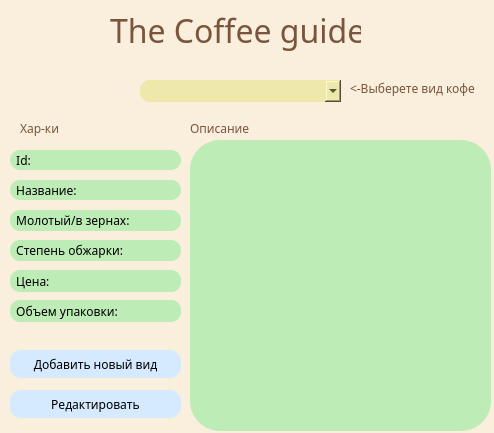
<?xml version="1.0" encoding="UTF-8"?>
<ui version="4.0">
 <class>Form</class>
 <widget class="QWidget" name="Form">
  <property name="geometry">
   <rect>
    <x>0</x>
    <y>0</y>
    <width>494</width>
    <height>433</height>
   </rect>
  </property>
  <property name="minimumSize">
   <size>
    <width>494</width>
    <height>433</height>
   </size>
  </property>
  <property name="maximumSize">
   <size>
    <width>494</width>
    <height>433</height>
   </size>
  </property>
  <property name="font">
   <font>
    <family>Vivaldi</family>
    <italic>true</italic>
   </font>
  </property>
  <property name="windowTitle">
   <string>Form</string>
  </property>
  <property name="styleSheet">
   <string notr="true">
background-color:#FAEEDD;</string>
  </property>
  <widget class="QLabel" name="label">
   <property name="geometry">
    <rect>
     <x>110</x>
     <y>0</y>
     <width>251</width>
     <height>61</height>
    </rect>
   </property>
   <property name="font">
    <font>
     <family>Vladimir Script</family>
     <pointsize>24</pointsize>
     <weight>50</weight>
     <bold>false</bold>
    </font>
   </property>
   <property name="styleSheet">
    <string notr="true">color: #79553D;</string>
   </property>
   <property name="text">
    <string>The Coffee guide</string>
   </property>
  </widget>
  <widget class="QComboBox" name="comboBox">
   <property name="geometry">
    <rect>
     <x>140</x>
     <y>80</y>
     <width>201</width>
     <height>22</height>
    </rect>
   </property>
   <property name="font">
    <font>
     <family>Segoe UI Light</family>
    </font>
   </property>
   <property name="styleSheet">
    <string notr="true">border-radius:10px;
background-color: #EEE8AA;</string>
   </property>
   <property name="currentText">
    <string/>
   </property>
   <property name="placeholderText">
    <string>Выберете вид кофе</string>
   </property>
  </widget>
  <widget class="QTextBrowser" name="textBrowser">
   <property name="enabled">
    <bool>true</bool>
   </property>
   <property name="geometry">
    <rect>
     <x>190</x>
     <y>140</y>
     <width>301</width>
     <height>291</height>
    </rect>
   </property>
   <property name="font">
    <font>
     <family>Segoe Print</family>
     <pointsize>8</pointsize>
    </font>
   </property>
   <property name="styleSheet">
    <string notr="true">border-radius:30px;
background-color: #BDECB6;
color:#000000;
</string>
   </property>
   <property name="html">
    <string>&lt;!DOCTYPE HTML PUBLIC &quot;-//W3C//DTD HTML 4.0//EN&quot; &quot;http://www.w3.org/TR/REC-html40/strict.dtd&quot;&gt;
&lt;html&gt;&lt;head&gt;&lt;meta name=&quot;qrichtext&quot; content=&quot;1&quot; /&gt;&lt;style type=&quot;text/css&quot;&gt;
p, li { white-space: pre-wrap; }
&lt;/style&gt;&lt;/head&gt;&lt;body style=&quot; font-family:'Segoe Print'; font-size:8pt; font-weight:400; font-style:normal;&quot;&gt;
&lt;p style=&quot;-qt-paragraph-type:empty; margin-top:0px; margin-bottom:0px; margin-left:0px; margin-right:0px; -qt-block-indent:0; text-indent:0px; font-size:7.8pt;&quot;&gt;&lt;br /&gt;&lt;/p&gt;&lt;/body&gt;&lt;/html&gt;</string>
   </property>
  </widget>
  <widget class="QLabel" name="label_2">
   <property name="enabled">
    <bool>true</bool>
   </property>
   <property name="geometry">
    <rect>
     <x>190</x>
     <y>120</y>
     <width>81</width>
     <height>16</height>
    </rect>
   </property>
   <property name="font">
    <font>
     <family>Yu Gothic UI Semilight</family>
    </font>
   </property>
   <property name="styleSheet">
    <string notr="true">color: #79553D;</string>
   </property>
   <property name="text">
    <string>Описание</string>
   </property>
  </widget>
  <widget class="QLabel" name="price_label">
   <property name="enabled">
    <bool>true</bool>
   </property>
   <property name="geometry">
    <rect>
     <x>10</x>
     <y>270</y>
     <width>171</width>
     <height>22</height>
    </rect>
   </property>
   <property name="font">
    <font>
     <family>Segoe UI Light</family>
    </font>
   </property>
   <property name="styleSheet">
    <string notr="true">border-radius:10px;
background-color: #BDECB6;
color:#000000;
</string>
   </property>
   <property name="text">
    <string>  Цена:</string>
   </property>
  </widget>
  <widget class="QLabel" name="z_label">
   <property name="enabled">
    <bool>true</bool>
   </property>
   <property name="geometry">
    <rect>
     <x>10</x>
     <y>210</y>
     <width>171</width>
     <height>21</height>
    </rect>
   </property>
   <property name="font">
    <font>
     <family>Segoe UI Light</family>
    </font>
   </property>
   <property name="styleSheet">
    <string notr="true">border-radius:10px;
background-color: #BDECB6;
color:#000000;
</string>
   </property>
   <property name="text">
    <string>  Молотый/в зернах:</string>
   </property>
  </widget>
  <widget class="QLabel" name="so_label">
   <property name="enabled">
    <bool>true</bool>
   </property>
   <property name="geometry">
    <rect>
     <x>10</x>
     <y>240</y>
     <width>171</width>
     <height>21</height>
    </rect>
   </property>
   <property name="font">
    <font>
     <family>Segoe UI Light</family>
    </font>
   </property>
   <property name="styleSheet">
    <string notr="true">border-radius:10px;
background-color: #BDECB6;
color:#000000;
</string>
   </property>
   <property name="text">
    <string>  Степень обжарки:</string>
   </property>
  </widget>
  <widget class="QLabel" name="id_label">
   <property name="enabled">
    <bool>true</bool>
   </property>
   <property name="geometry">
    <rect>
     <x>10</x>
     <y>150</y>
     <width>171</width>
     <height>20</height>
    </rect>
   </property>
   <property name="font">
    <font>
     <family>Segoe UI Light</family>
    </font>
   </property>
   <property name="styleSheet">
    <string notr="true">border-radius:10px;
background-color: #BDECB6;
color:#000000;
</string>
   </property>
   <property name="text">
    <string>  Id:</string>
   </property>
  </widget>
  <widget class="QLabel" name="name_label">
   <property name="enabled">
    <bool>true</bool>
   </property>
   <property name="geometry">
    <rect>
     <x>10</x>
     <y>180</y>
     <width>171</width>
     <height>20</height>
    </rect>
   </property>
   <property name="font">
    <font>
     <family>Segoe UI Light</family>
    </font>
   </property>
   <property name="styleSheet">
    <string notr="true">border-radius:10px;
background-color: #BDECB6;
color:#000000;
</string>
   </property>
   <property name="text">
    <string>  Название:</string>
   </property>
  </widget>
  <widget class="QLabel" name="o_label">
   <property name="enabled">
    <bool>true</bool>
   </property>
   <property name="geometry">
    <rect>
     <x>10</x>
     <y>300</y>
     <width>171</width>
     <height>22</height>
    </rect>
   </property>
   <property name="font">
    <font>
     <family>Segoe UI Light</family>
    </font>
   </property>
   <property name="styleSheet">
    <string notr="true">border-radius:10px;
background-color: #BDECB6;
color:#000000;
</string>
   </property>
   <property name="text">
    <string>  Объем упаковки:</string>
   </property>
  </widget>
  <widget class="QLabel" name="label_3">
   <property name="enabled">
    <bool>true</bool>
   </property>
   <property name="geometry">
    <rect>
     <x>20</x>
     <y>120</y>
     <width>81</width>
     <height>16</height>
    </rect>
   </property>
   <property name="font">
    <font>
     <family>Yu Gothic UI Semilight</family>
    </font>
   </property>
   <property name="styleSheet">
    <string notr="true">color: #79553D;</string>
   </property>
   <property name="text">
    <string>Хар-ки</string>
   </property>
  </widget>
  <widget class="QLabel" name="label_5">
   <property name="enabled">
    <bool>true</bool>
   </property>
   <property name="geometry">
    <rect>
     <x>350</x>
     <y>80</y>
     <width>131</width>
     <height>16</height>
    </rect>
   </property>
   <property name="font">
    <font>
     <family>Yu Gothic UI Semilight</family>
    </font>
   </property>
   <property name="styleSheet">
    <string notr="true">color: #79553D;</string>
   </property>
   <property name="text">
    <string>&lt;-Выберете вид кофе</string>
   </property>
  </widget>
  <widget class="QPushButton" name="pushButton">
   <property name="geometry">
    <rect>
     <x>10</x>
     <y>390</y>
     <width>171</width>
     <height>28</height>
    </rect>
   </property>
   <property name="font">
    <font>
     <family>Segoe UI Light</family>
    </font>
   </property>
   <property name="styleSheet">
    <string notr="true">QPushButton{background-color: rgb(213, 233, 255);
border-radius:11px;}

QPushButton:hover{background-color: rgb(213, 233, 200);color: #ffffff}</string>
   </property>
   <property name="text">
    <string>Редактировать</string>
   </property>
  </widget>
  <widget class="QPushButton" name="pushButton_2">
   <property name="geometry">
    <rect>
     <x>10</x>
     <y>350</y>
     <width>171</width>
     <height>28</height>
    </rect>
   </property>
   <property name="font">
    <font>
     <family>Segoe UI Light</family>
    </font>
   </property>
   <property name="styleSheet">
    <string notr="true">QPushButton{background-color: rgb(213, 233, 255);
border-radius:11px;}

QPushButton:hover{background-color: rgb(213, 233, 200);color: #ffffff}
</string>
   </property>
   <property name="text">
    <string>Добавить новый вид</string>
   </property>
  </widget>
  <zorder>textBrowser</zorder>
  <zorder>label_2</zorder>
  <zorder>label</zorder>
  <zorder>comboBox</zorder>
  <zorder>price_label</zorder>
  <zorder>z_label</zorder>
  <zorder>so_label</zorder>
  <zorder>id_label</zorder>
  <zorder>name_label</zorder>
  <zorder>o_label</zorder>
  <zorder>label_3</zorder>
  <zorder>label_5</zorder>
  <zorder>pushButton</zorder>
  <zorder>pushButton_2</zorder>
 </widget>
 <resources/>
 <connections/>
</ui>
